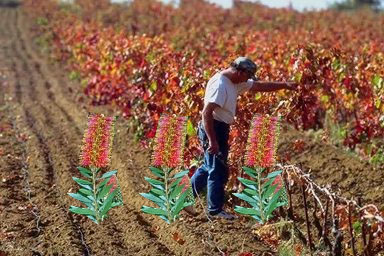
#> input picture Image Authenticity Detection/Code Works/Basic/03/test.jpg, 384 x 256 px
$ python edge_inconsistency_analysis.py
#> lines starting #> are read from the running program, lines starting #| are printed output that depends on the picture; after the words box and inside, x2 and y2 are one past the last pixel; in counts of white or black regions, pixels touching at a corner belong together
import cv2
import numpy as np

def edge_consistency_analysis(image_path, output_path="edge_result.jpg",
                             window_size=15, threshold=0.35):
    # Read image and convert to grayscale
#> called with image_path = 'test.jpg', output_path = 'edge_analysis_result.jpg', window_size = 15, threshold = 0.35
    original = cv2.imread(image_path)
#> original is the input picture: shape (256, 384, 3); mean B, G, R 72.6, 96.6, 133
    if original is None:
        print("Error: Could not read image")
        return

    gray = cv2.cvtColor(original, cv2.COLOR_BGR2GRAY)
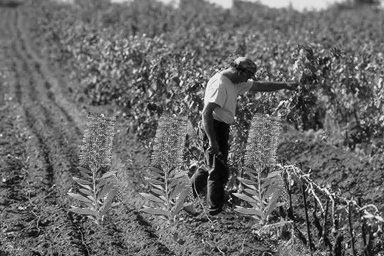
#> gray: shape (256, 384); min 1, max 251, mean 104.7

    # Edge detection using Canny
    edges_low = cv2.Canny(gray, 30, 100)
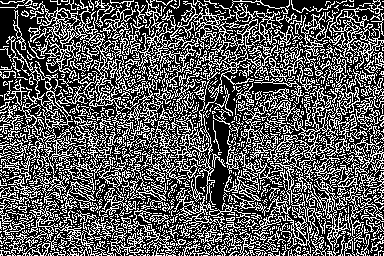
#> edges_low: shape (256, 384); 35.2% white in thin lines or dots
    edges_high = cv2.Canny(gray, 50, 150)
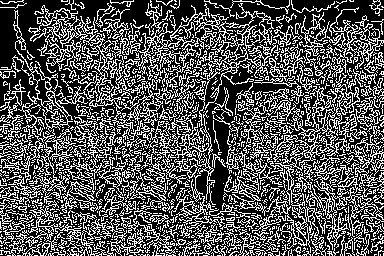
#> edges_high: shape (256, 384); 33.6% white in thin lines or dots

    # Calculate edge consistency map
    edge_diff = cv2.absdiff(edges_high, edges_low)
#> edge_diff: shape (256, 384); 1.7% white in thin lines or dots
    edge_diff = cv2.GaussianBlur(edge_diff, (5,5), 0)
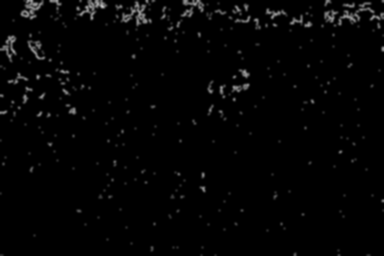
#> edge_diff: shape (256, 384); min 0, max 195, mean 4.3

    # Calculate local edge consistency
    kernel = np.ones((window_size, window_size), np.float32)/(window_size**2)
    consistency_map = cv2.filter2D(edge_diff.astype(np.float32), -1, kernel)
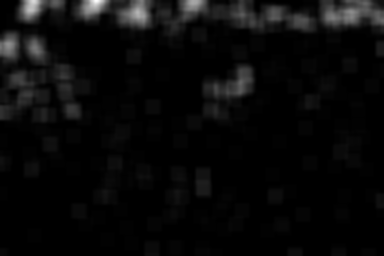
#> consistency_map: shape (256, 384) float32; min -1.07e-14, max 107.6, mean 4.3; drawn with min black and max white

    # Normalize and threshold
    consistency_norm = cv2.normalize(consistency_map, None, 0, 255, cv2.NORM_MINMAX)
    _, anomaly_mask = cv2.threshold(consistency_norm, threshold*255, 255, cv2.THRESH_BINARY)
#> anomaly_mask: shape (256, 384) float32; 2% white; 12 white regions (4 under 20 px), largest, box (x1, y1, x2, y2) and area: (123, 0, 148, 25) 412, (326, 8, 368, 23) 372, (82, 0, 109, 17) 318

    # Post-processing
    kernel = np.ones((5,5), np.uint8)
    anomaly_mask = cv2.morphologyEx(anomaly_mask, cv2.MORPH_CLOSE, kernel)
#> anomaly_mask: shape (256, 384) float32; 2.1% white; 11 white regions (3 under 20 px), largest, box (x1, y1, x2, y2) and area: (326, 0, 368, 23) 436, (123, 0, 148, 25) 414, (82, 0, 109, 17) 318
    anomaly_mask = cv2.morphologyEx(anomaly_mask, cv2.MORPH_OPEN, kernel)
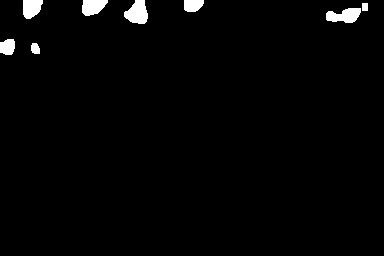
#> anomaly_mask: shape (256, 384) float32; 2% white; 8 white regions, largest, box (x1, y1, x2, y2) and area: (124, 0, 148, 24) 408, (326, 8, 361, 23) 372, (82, 0, 108, 16) 315

    # Create visualization
    result = original.copy()
    result[anomaly_mask == 255] = (0, 0, 255)  # Mark anomalies in red
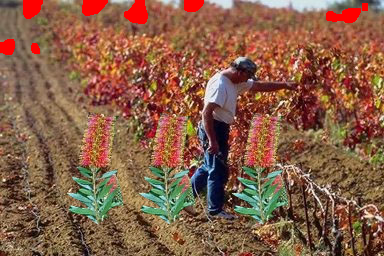
#> result: shape (256, 384, 3); 1.97% of pixels changed, all inside (x1, y1, x2, y2) = (0, 0, 368, 55)

    # Save and display results
    cv2.imwrite(output_path, result)
    cv2.imshow("Edge Consistency Map", consistency_norm.astype(np.uint8))
    cv2.imshow("Potential Manipulations", result)
    cv2.waitKey(0)
    cv2.destroyAllWindows()

# Usage example
edge_consistency_analysis("test.jpg",
                         output_path="edge_analysis_result.jpg",
                         window_size=15,
                         threshold=0.35)
